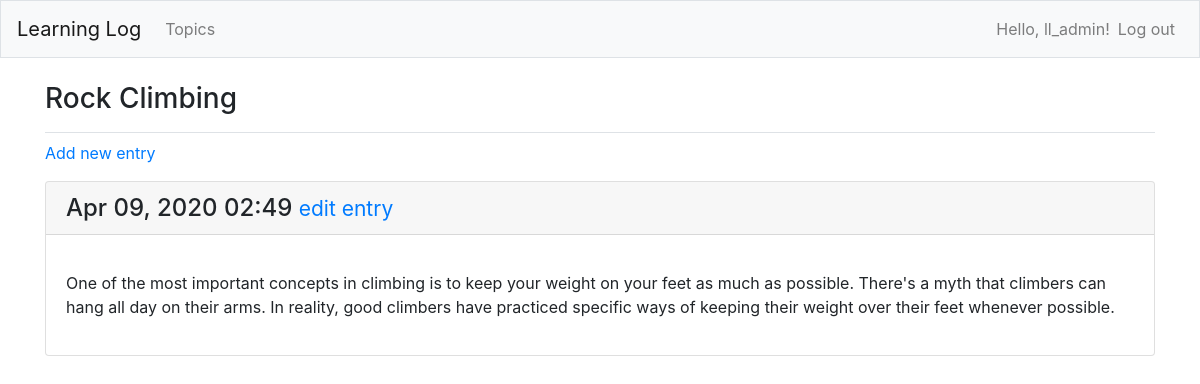
The page /topics/2/ (signed in) on the database its author committed.
### learning_logs/models.py (models this page shows, shortened)
class Topic(models.Model):
    text = models.CharField(max_length=200)
    date_added = models.DateTimeField(auto_now_add=True)
    owner = models.ForeignKey(User, on_delete=models.CASCADE)
    def __str__(self):
        return self.text

class Entry(models.Model):
    topic = models.ForeignKey(Topic, on_delete=models.CASCADE)
    text = models.TextField()
    date_added = models.DateTimeField(auto_now_add=True)
    class Meta:
            verbose_name_plural = 'entries'

### learning_logs/views.py (the view)
# urls.py: path('topics/<int:topic_id>/', views.topic, name='topic'),
@login_required
def topic(request, topic_id):
    topic = Topic.objects.get(id=topic_id)
    if topic.owner != request.user:
        raise Http404
    entries = topic.entry_set.order_by('-date_added')
    context = {'topic': topic, 'entries': entries}
    return render(request, 'learning_logs/topic.html', context)

### learning_logs/templates/learning_logs/topic.html
{% extends "learning_logs/base.html" %}
{% block page_header %}
    <h3>{{ topic }}</h3>
{% endblock page_header %}
{% block content %}
    <p>
        <a href="{% url 'learning_logs:new_entry' topic.id %}">Add new entry</a>
    </p>
    {% for entry in entries %}
        <div class="card mb-3">
            <h4 class="card-header">
                {{ entry.date_added|date:'M d, Y H:i' }}
                <small><a href="{% url 'learning_logs:edit_entry' entry.id %}">edit entry</a></small>
            </h4>
            <div class="card-body">
                <p>{{ entry.text|linebreaks  }}</p>
            </div>
        </div>
    {% empty %}
        <p>There are no entries for this topic yet.</p>
    {% endfor %}
{% endblock content %}

### learning_logs/templates/learning_logs/base.html (shortened to what this page needs)
{% load bootstrap4 %}
<!doctype html>
<html lang="en">
    <head>
        {% bootstrap_css %}
    </head>
    <body>
        <nav class="navbar navbar-expand-md navbar-light bg-light mb-4 border">
            <a class="navbar-brand" href="{% url 'learning_logs:index' %}">Learning Log</a>
            <div class="collapse navbar-collapse" id="navbarCollapse">
                <ul class="navbar-nav mr-auto">
                    <li class="nav-item">
                        <a class="nav-link" href="{% url 'learning_logs:topics' %}">Topics</a>
                    </li>
                </ul>
                <ul class="navbar-nav ml-auto">
                    {% if user.is_authenticated %}
                        <li class="nav-item">
                            <span class="navbar-text">Hello, {{ user.username }}!</span>
                        </li>
                        <li class="nav-item">
                            <a class="nav-link" href="{% url 'users:logout' %}">Log out</a>
                        </li>
                    {% endif %}
                </ul>
            </div>
        </nav>
        <main role="main" class="container">
            <div class="pb-2 mb-2 border-bottom">
                {% block page_header %}{% endblock page_header %}
            </div>
            <div>
                {% block content %}
                {% endblock content %}
            </div>
        </main>
    </body>
</html>

### rows shown on the page
Topic: text "Rock Climbing"
Entry: date_added "Apr 09, 2020 02:49", text "One of the most important concepts in climbing is to keep your weight on your feet as much as possible. There's a myth that climbers can hang all day on their arms. In reality, good climbers have practiced specific ways of keeping their weight over their feet whenever possible."

### other values the page prints
{{ user.username }} "ll_admin"
